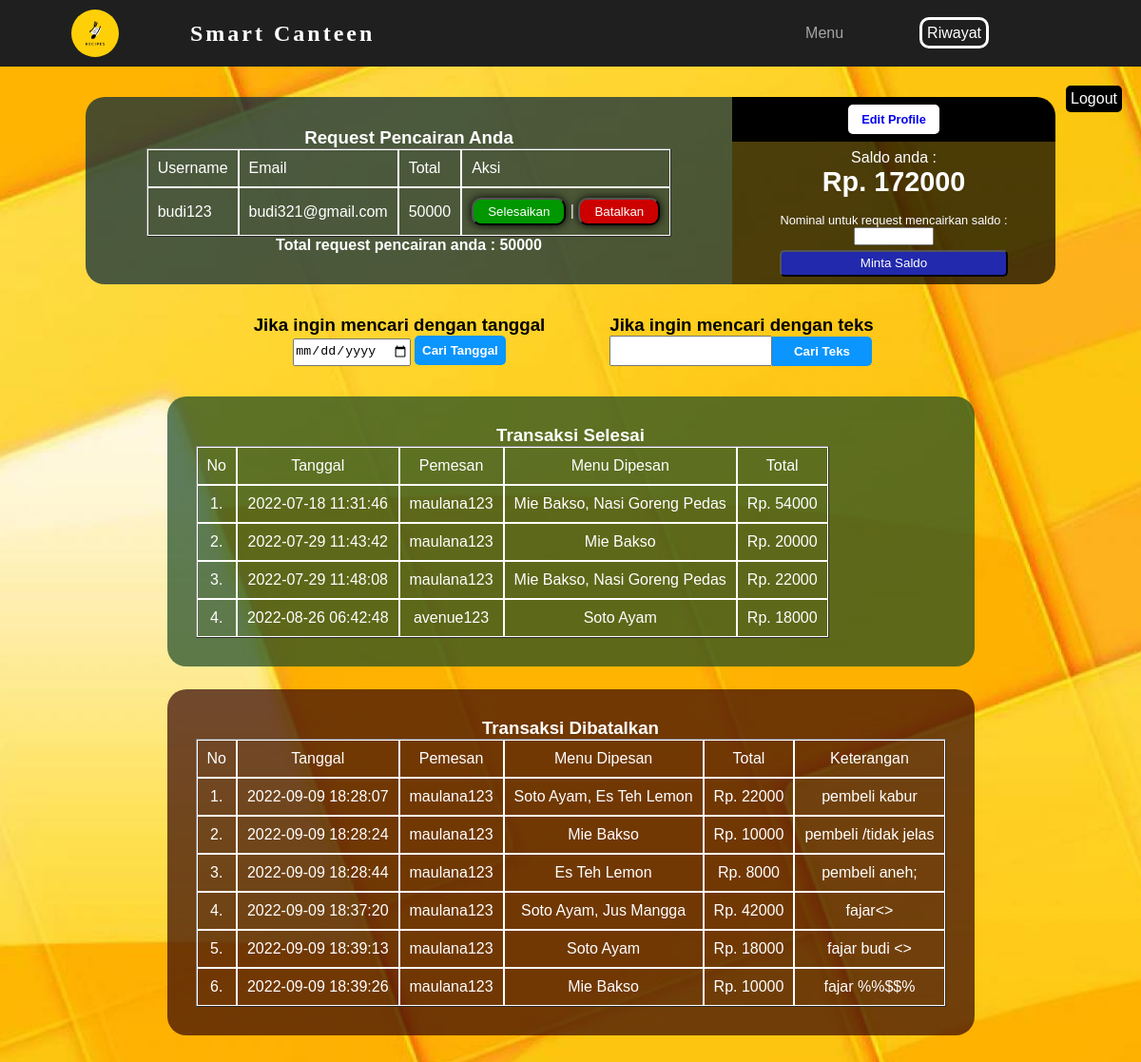
/penjual/riwayatPenjual.php (signed in), run on the app's committed database.
### tables this page shows
CREATE TABLE `user_penjual` (
  `id_penjual` int(11) NOT NULL,
  `username_penjual` varchar(20) NOT NULL,
  `email_penjual` varchar(30) DEFAULT NULL,
  `no_telpon_penjual` varchar(15) NOT NULL,
  `saldo_penjual` bigint(20) DEFAULT NULL,
  `password_penjual` varchar(255) NOT NULL
);

CREATE TABLE `request_cair` (
  `id_cair` bigint(20) NOT NULL,
  `id_penjual` int(11) DEFAULT NULL,
  `username_penjual` varchar(20) DEFAULT NULL,
  `email_penjual` varchar(30) DEFAULT NULL,
  `nominal_request` bigint(20) NOT NULL
);

CREATE TABLE `riwayat` (
  `id_riwayat` bigint(20) NOT NULL,
  `tanggal` datetime DEFAULT NULL,
  `id_pembeli` int(11) DEFAULT NULL,
  `id_penjual` int(11) DEFAULT NULL,
  `menu_dipesan` varchar(200) NOT NULL,
  `jumlah_pesanan` varchar(50) NOT NULL,
  `jumlah_transaksi` bigint(20) NOT NULL,
  `keterangan` varchar(20) NOT NULL,
  `alasan` varchar(50) DEFAULT NULL
);

CREATE TABLE `user_pembeli` (
  `id_pembeli` int(11) NOT NULL,
  `username_pembeli` varchar(20) NOT NULL,
  `email_pembeli` varchar(30) DEFAULT NULL,
  `no_telpon_pembeli` varchar(15) NOT NULL,
  `saldo_pembeli` bigint(20) DEFAULT NULL,
  `password_pembeli` varchar(255) NOT NULL
);

### penjual/fungsiPenjual.php (called while the page is built, shortened)
<?php
$db = mysqli_connect("localhost", "root", "", "preorder_smart_canteen");
function queryData($queryPenjual) {
    global $db;
    $result = mysqli_query($db, $queryPenjual);
    if (mysqli_num_rows($result)) {
        $instances = [];
        while ($instance = mysqli_fetch_assoc($result)) {
            $instances[] = $instance;
        }
        return $instances;
    } else {
        return false;
    }
}
?>

### penjual/riwayatPenjual.php (the view, shortened to what this page needs)
<?php
require "fungsiPenjual.php";
$username = $_SESSION["username"];
$idPenjual = $_SESSION["idPenjual"];
$iniPenjual = queryData("SELECT * FROM user_penjual WHERE username_penjual = '$username'");
$iniRequestMencairkan = queryData("SELECT * FROM request_cair WHERE id_penjual = $idPenjual");
if (isset($_POST["searchDate"])) {
    $dateInput = $_POST["dateInput"];
    if ($dateInput == "") {
        $iniRiwayatSelesai = queryData("SELECT * FROM riwayat WHERE id_penjual = $idPenjual AND keterangan = 'berhasil'");
        $iniRiwayatGagal = queryData("SELECT * FROM riwayat WHERE id_penjual = $idPenjual AND keterangan = 'gagal'");
    } else {
        $iniRiwayatSelesai = queryData("SELECT * FROM riwayat WHERE id_penjual = $idPenjual AND keterangan = 'berhasil' AND DATE(tanggal) = '$dateInput'");
        $iniRiwayatGagal = queryData("SELECT * FROM riwayat WHERE id_penjual = $idPenjual AND keterangan = 'gagal' AND DATE(tanggal) = '$dateInput'");
    }
} else {
    $iniRiwayatSelesai = queryData("SELECT * FROM riwayat WHERE id_penjual = $idPenjual AND keterangan = 'berhasil'");
    $iniRiwayatGagal = queryData("SELECT * FROM riwayat WHERE id_penjual = $idPenjual AND keterangan = 'gagal'");
}
?>
<!DOCTYPE html>
<html lang="en">
<head>
    <link rel="stylesheet" href="riwayatPenjual.css">
</head>
<body>
    <nav>
        <img src="../LogoCanteen2.png">
        <div class="logo">
            <h4>Smart Canteen</h4>
        </div>
        <ul class="navigasi">
            <li><a href="menuPenjual.php">Menu</a></li>
            <li><a href="">Riwayat</a></li>
        </ul>
    </nav>
    <a class="tombolLogout" href="../logoutsmartcanteen.php" onclick="return confirm('Apakah yakin Logout dari halaman?');">Logout</a>
    <section class="template-saldo">
        <div class="infoSaldo">
            <p>Saldo anda :</p>
            <h4 class="saldoAnda"> <b> Rp. <?= $iniPenjual[0]["saldo_penjual"] ?> </b> </h4>
        </div>
        <div class="editProfile">
            <a class="edit-penjual" href="riwayatPenjual(ubah).php"> <b> Edit Profile </b> </a>
        </div>
        <div class="requestMencairkan">
            <?php if($iniRequestMencairkan) : ?>
                <h3>Request Pencairan Anda</h3>
                <table border="1" cellpadding="10" cellspacing="0">
                    <tr>
                        <td>Username</td>
                        <td>Email</td>
                        <td>Total</td>
                        <td>Aksi</td>
                    </tr>
                    <?php
                        $totalRequest = 0;
                        foreach ($iniRequestMencairkan as $request) :
                        $totalRequest += $request["nominal_request"];
                    ?>
                        <tr>
                            <td> <?= $request["username_penjual"] ?> </td>
                            <td> <?= $request["email_penjual"]; ?> </td>
                            <td> <?= $request["nominal_request"]; ?> </td>
                            <td class="td-tombol">
                                <form class="tombolAksiCair" action="" method="post">
                                    <button type="submit" class="selesaikan" name="selesaikanCair" onclick="return confirm('YAKIN SELESAIKAN REQUEST PENCAIRAN?');">Selesaikan</button>
                                </form>
                                |
                                <form class="tombolAksiCair" action="" method="post">
                                    <button type="submit" class="batalkan" name="batalkanCair" onclick="return confirm('YAKIN BATALKAN REQUEST PENCAIRAN?');">Batalkan</button>
                                </form>
                            </td>
                        </tr>
                    <?php endforeach; ?>
                </table>
                <h4>Total request pencairan anda : <?= $totalRequest ?></h4>
             <?php endif; ?>
        </div>
        <div class="aksi-mencairkan">
            <form action="riwayatPenjual(proses).php" method="post">
                <div class="posisi">
                    <p>Nominal untuk request mencairkan saldo :</p>
                    <input type="number" name="nominalSaldo" min="1000" step="1000">
                </div>
                <button class="tombol" type="submit">Minta Saldo</button>
            </form>
        </div>
    </section>
    <section class="pencarian-riwayat">
        <div class="pencarian-tanggal">
            <h3>Jika ingin mencari dengan tanggal</h3>
            <form action="" method="post">
                <input type="date" name="dateInput">
                <button type="submit" name="searchDate"> <b> Cari Tanggal </b> </button>
            </form>
        </div>
        <div class="pencarian-teks">
            <h3>Jika ingin mencari dengan teks</h3>
            <form action="" method="post">
                <input type="text" name="textInput"><button type="submit" name="searchText" placeholder="  Search..."> <b> Cari Teks </b> </button>
            </form>
        </div>
    </section>
    <section class="info-riwayat">
        <div class="riwayatSelesai">
            <h3>Transaksi Selesai</h2>
            <?php
                if($iniRiwayatSelesai) {
            ?>
                    <table border="1" cellpadding="10" cellspacing="0">
                        <tr>
                            <td>No</td>
                            <td>Tanggal</td>
                            <td>Pemesan</td>
                            <td>Menu Dipesan</td>
                            <td>Total</td>
                        </tr>
                        <?php $i = 1; ?>
                        <?php foreach($iniRiwayatSelesai as $riwayatSelesai) : ?>
                            <tr>
                                <td> <?= $i; ?>.</td>
                                <td> <?= $riwayatSelesai["tanggal"]; ?> </td>
                                <?php $id_pembeli = $riwayatSelesai["id_pembeli"]; ?>
                                <?php $iniPembeli = queryData("SELECT * FROM user_pembeli WHERE id_pembeli = $id_pembeli"); ?>
                                <td> <?= $iniPembeli[0]["username_pembeli"]; ?> </td>
                                <td> <?= $riwayatSelesai["menu_dipesan"]; ?> </td>
                                <td>Rp. <?= $riwayatSelesai["jumlah_transaksi"]; ?> </td>
                            </tr>
                            <?php $i++; ?>
                        <?php endforeach; ?>
                    </table>
            <?php
                } else {
            ?>
                    <h4>Belum ada transaksi yang diselesaikan.</h4>
            <?php
                }
            ?>
        </div>
        <div class="riwayatGagal">
            <h3>Transaksi Dibatalkan</h2>
            <?php
                if($iniRiwayatGagal) {
            ?>
                    <table border="1" cellpadding="10" cellspacing="0">
                        <tr>
                            <td>No</td>
                            <td>Tanggal</td>
                            <td>Pemesan</td>
                            <td>Menu Dipesan</td>
                            <td>Total</td>
                            <td>Keterangan</td>
                        </tr>
                        <?php $i = 1; ?>
                        <?php foreach($iniRiwayatGagal as $riwayatGagal) : ?>
                            <tr>
                                <td> <?= $i; ?>.</td>
                                <td> <?= $riwayatGagal["tanggal"]; ?> </td>
                                <?php $id_pembeli = $riwayatGagal["id_pembeli"]; ?>
                                <?php $iniPembeli = queryData("SELECT * FROM user_pembeli WHERE id_pembeli = $id_pembeli"); ?>
                                <td> <?= $iniPembeli[0]["username_pembeli"]; ?> </td>
                                <td> <?= $riwayatGagal["menu_dipesan"]; ?> </td>
                                <td>Rp. <?= $riwayatGagal["jumlah_transaksi"]; ?> </td>
                                <td> <?= $riwayatGagal["alasan"]; ?> </td>
                            </tr>
                            <?php $i++; ?>
                        <?php endforeach; ?>
                    </table>
            <?php
                } else {
            ?>
                    <h4>Belum ada kasus transaksi yang dibatalkan.</h4>
            <?php
                }
            ?>
        </div>
    </section>
    <br><br><br><br>
</body>
</html>

### penjual/riwayatPenjual.css (style rules this page uses)
* { margin: 0; padding: 0; }
html { font-family: sans-serif; background: url('../admin/background-makanan-admin.jpg'); min-height: 100%; background-position: center; background-repeat: no-repeat; background-size: cover; }
nav { display: grid; background-color: rgb(31, 31, 31); grid-template-columns: 1fr 2fr 3fr; height: 70px; justify-items: center; align-items: center; }
nav img { width: 50px; height: 50px; border-radius: 50%; }
nav .logo { justify-self: start; font-family: helmetneue; letter-spacing: 3px; color: white; font-size: 24px; }
nav ul { display: flex; list-style: none; width: 30%; justify-content: flex-end; margin-left: 100px; }
nav ul li { margin-left: 80px; }
nav ul li a { color: rgba(255, 255, 255, 0.6); text-decoration: none; font-size: 1em; }
.navigasi li:nth-child(2) a { color: white; border-style: solid; padding: 5px; border-radius: 10px; }
.tombolLogout { background-color: black; border-radius: 5px; text-decoration: none; color: white; padding: 5px; position: absolute; top: 90px; right: 20px; }
.template-saldo { display: grid; grid-template-columns: 2fr 1fr; grid-template-areas: 'mencairkan edit' 'mencairkan saldo' 'mencairkan aksi'; width: 85%; margin: 2rem auto; gap: 0; }
.requestMencairkan { grid-area: mencairkan; justify-self: stretch; background: rgba(0, 35, 61, 0.7); padding: 2rem; color: white; border-top-left-radius: 20px; border-bottom-left-radius: 20px; display: flex; align-items: center; justify-content: center; flex-direction: column; }
.requestMencairkan table td { padding: 10px; border: 1px solid white; border-collapse: collapse; }
.selesaikan { padding: 5px 15px; border-radius: 10px; background-color: rgb(0, 151, 0); box-shadow: 0px 0px 10px black; color: white; }
.batalkan { padding: 5px 15px; border-radius: 10px; background-color: rgb(205, 0, 0); box-shadow: 0px 0px 10px black; color: white; }
.tombolAksiCair { display: inline; }
.editProfile { grid-area: edit; background: black; border-top-right-radius: 20px; text-align: center; display: flex; align-items: center; justify-content: center; }
.edit-penjual { text-decoration: none; width: 5rem; font-size: 0.8rem; padding: 0.5rem; background-color: white; border-radius: 5px; }
.infoSaldo { grid-area: saldo; background: rgba(0, 0, 0, 0.7); display: flex; flex-direction: column; align-items: center; justify-content: center; color: white; }
.infoSaldo h4 { font-size: 1.8rem; }
.aksi-mencairkan { grid-area: aksi; background: rgba(0, 0, 0, 0.7); border-bottom-right-radius: 20px; display: flex; align-items: center; justify-content: center; text-align: center; color: white; font-size: 0.8rem; }
.aksi-mencairkan input { width: 5rem; }
.aksi-mencairkan button { margin-top: 5px; width: 15rem; padding: 0.3rem; background-color: #2229ac; color: white; border-radius: 5px; }
.pencarian-riwayat { display: grid; grid-template-columns: 1fr 1fr; width: 60%; margin: 2rem auto; justify-items: stretch; }
.pencarian-tanggal { margin: auto; }
.pencarian-tanggal form { text-align: center; }
.pencarian-tanggal input { height: 25px; }
.pencarian-tanggal button { background-color: #0a95ff; color: white; border: none; padding: 0.5rem; border-radius: 5px; }
.pencarian-teks { margin: auto; }
.pencarian-teks input { width: 60%; height: 28px; }
.pencarian-teks button { width: 38%; background-color: #0a95ff; color: white; border: none; padding: 0.5rem; border-top-right-radius: 5px; border-bottom-right-radius: 5px; }
.info-riwayat { width: 90%; margin: 30px auto; display: grid; justify-content: center; }
.info-riwayat table td { padding: 10px; border: 1px solid white; border-collapse: collapse; }
.riwayatSelesai { background: rgba(26, 73, 36, 0.7); padding: 30px; color: white; text-align: center; border-radius: 20px; }
.riwayatGagal { margin-top: 1.5rem; background: rgba(53, 5, 5, 0.7); padding: 30px; color: white; text-align: center; border-radius: 20px; }

### data on the page
user_penjual: saldo_penjual "172000"
request_cair: username_penjual "budi123", email_penjual "budi321@gmail.com", nominal_request "50000"
riwayat: tanggal "2022-07-18 11:31:46", id_pembeli.username_pembeli "maulana123", menu_dipesan "Mie Bakso, Nasi Goreng Pedas", jumlah_transaksi "54000"
riwayat: tanggal "2022-07-29 11:43:42", id_pembeli.username_pembeli "maulana123", menu_dipesan "Mie Bakso", jumlah_transaksi "20000"
riwayat: tanggal "2022-07-29 11:48:08", id_pembeli.username_pembeli "maulana123", menu_dipesan "Mie Bakso, Nasi Goreng Pedas", jumlah_transaksi "22000"
riwayat: tanggal "2022-08-26 06:42:48", id_pembeli.username_pembeli "avenue123", menu_dipesan "Soto Ayam", jumlah_transaksi "18000"
riwayat: tanggal "2022-09-09 18:28:07", id_pembeli.username_pembeli "maulana123", menu_dipesan "Soto Ayam, Es Teh Lemon", jumlah_transaksi "22000", alasan "pembeli kabur"
riwayat: tanggal "2022-09-09 18:28:24", id_pembeli.username_pembeli "maulana123", menu_dipesan "Mie Bakso", jumlah_transaksi "10000", alasan "pembeli /tidak jelas"
riwayat: tanggal "2022-09-09 18:28:44", id_pembeli.username_pembeli "maulana123", menu_dipesan "Es Teh Lemon", jumlah_transaksi "8000", alasan "pembeli aneh;"
riwayat: tanggal "2022-09-09 18:37:20", id_pembeli.username_pembeli "maulana123", menu_dipesan "Soto Ayam, Jus Mangga", jumlah_transaksi "42000", alasan "fajar<>"
riwayat: tanggal "2022-09-09 18:39:13", id_pembeli.username_pembeli "maulana123", menu_dipesan "Soto Ayam", jumlah_transaksi "18000", alasan "fajar budi <>"
riwayat: tanggal "2022-09-09 18:39:26", id_pembeli.username_pembeli "maulana123", menu_dipesan "Mie Bakso", jumlah_transaksi "10000", alasan "fajar %%$$%"

### other printed values
$totalRequest "50000"
